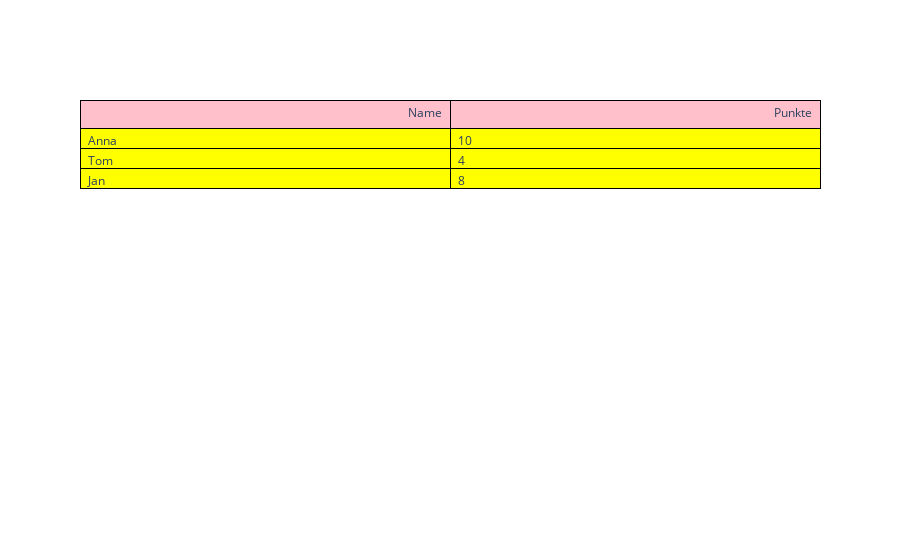

Write notebook code for a chart like this one.
### Markdown cell above
# Tables

### Code cell


### Figure 1 — Plotly figure (JSON) as saved in the notebook; plotly's stock layout.template omitted (floating-point values rounded to 4 significant figures)
{"data": [{"cells": {"align": "left", "fill": {"color": "yellow"}, "line": {"color": "black"}, "values": [["Anna", "Tom", "Jan"], [10, 4, 8]]}, "header": {"align": "right", "fill": {"color": "pink"}, "line": {"color": "black"}, "values": ["Name", "Punkte"]}, "type": "table"}], "layout": {}}
